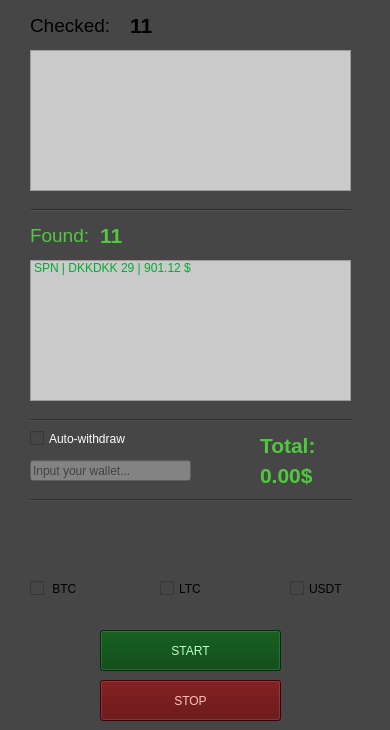
<?xml version="1.0" encoding="UTF-8"?>
<ui version="4.0">
 <class>MainWindow</class>
 <widget class="QMainWindow" name="MainWindow">
  <property name="geometry">
   <rect>
    <x>0</x>
    <y>0</y>
    <width>390</width>
    <height>730</height>
   </rect>
  </property>
  <property name="font">
   <font>
    <family>Montserrat Medium</family>
    <pointsize>10</pointsize>
    <weight>7</weight>
    <italic>false</italic>
    <bold>false</bold>
   </font>
  </property>
  <property name="windowTitle">
   <string>SGLS CryptoBrute v2.8</string>
  </property>
  <property name="styleSheet">
   <string notr="true">font: 57 10pt &quot;Montserrat Medium&quot;;
background-color: rgb(70, 70, 70);</string>
  </property>
  <widget class="QWidget" name="centralwidget">
   <widget class="QCheckBox" name="checkBox">
    <property name="geometry">
     <rect>
      <x>30</x>
      <y>580</y>
      <width>70</width>
      <height>17</height>
     </rect>
    </property>
    <property name="text">
     <string> BTC</string>
    </property>
   </widget>
   <widget class="QCheckBox" name="checkBox_2">
    <property name="geometry">
     <rect>
      <x>160</x>
      <y>580</y>
      <width>70</width>
      <height>17</height>
     </rect>
    </property>
    <property name="text">
     <string>LTC</string>
    </property>
   </widget>
   <widget class="QCheckBox" name="checkBox_3">
    <property name="geometry">
     <rect>
      <x>290</x>
      <y>580</y>
      <width>70</width>
      <height>17</height>
     </rect>
    </property>
    <property name="text">
     <string>USDT </string>
    </property>
   </widget>
   <widget class="QLabel" name="label">
    <property name="geometry">
     <rect>
      <x>290</x>
      <y>500</y>
      <width>61</width>
      <height>81</height>
     </rect>
    </property>
    <property name="text">
     <string>&lt;html&gt;&lt;head/&gt;&lt;body&gt;&lt;p&gt;&lt;img src=&quot;:/usdt/usdt.png&quot;/&gt;&lt;/p&gt;&lt;/body&gt;&lt;/html&gt;</string>
    </property>
    <property name="scaledContents">
     <bool>true</bool>
    </property>
   </widget>
   <widget class="QLabel" name="label_2">
    <property name="geometry">
     <rect>
      <x>160</x>
      <y>500</y>
      <width>61</width>
      <height>81</height>
     </rect>
    </property>
    <property name="text">
     <string>&lt;html&gt;&lt;head/&gt;&lt;body&gt;&lt;p&gt;&lt;img src=&quot;:/usdt/ltc.png&quot;/&gt;&lt;/p&gt;&lt;/body&gt;&lt;/html&gt;</string>
    </property>
    <property name="scaledContents">
     <bool>true</bool>
    </property>
   </widget>
   <widget class="QLabel" name="label_3">
    <property name="geometry">
     <rect>
      <x>30</x>
      <y>500</y>
      <width>61</width>
      <height>81</height>
     </rect>
    </property>
    <property name="text">
     <string>&lt;html&gt;&lt;head/&gt;&lt;body&gt;&lt;p&gt;&lt;img src=&quot;:/usdt/btc.png&quot;/&gt;&lt;/p&gt;&lt;/body&gt;&lt;/html&gt;</string>
    </property>
    <property name="scaledContents">
     <bool>true</bool>
    </property>
   </widget>
   <widget class="QPushButton" name="startBtn">
    <property name="geometry">
     <rect>
      <x>100</x>
      <y>630</y>
      <width>181</width>
      <height>41</height>
     </rect>
    </property>
    <property name="styleSheet">
     <string notr="true">color: rgb(192, 255, 198);
background-color: rgb(0, 65, 9);
border-color: rgb(255, 255, 255);</string>
    </property>
    <property name="text">
     <string>START</string>
    </property>
   </widget>
   <widget class="QPushButton" name="stopBtn">
    <property name="geometry">
     <rect>
      <x>100</x>
      <y>680</y>
      <width>181</width>
      <height>41</height>
     </rect>
    </property>
    <property name="styleSheet">
     <string notr="true">color: rgb(255, 192, 193);
background-color: rgb(89, 0, 1);
border-color: rgb(255, 255, 255);</string>
    </property>
    <property name="text">
     <string>STOP</string>
    </property>
   </widget>
   <widget class="QListWidget" name="checked">
    <property name="geometry">
     <rect>
      <x>30</x>
      <y>260</y>
      <width>321</width>
      <height>141</height>
     </rect>
    </property>
    <property name="styleSheet">
     <string notr="true">background-color: rgb(202, 202, 202);
color: rgb(0, 171, 48);</string>
    </property>
    <item>
     <property name="text">
      <string>SPN | DKKDKK 29 | 901.12 $</string>
     </property>
    </item>
   </widget>
   <widget class="Line" name="line">
    <property name="geometry">
     <rect>
      <x>30</x>
      <y>200</y>
      <width>321</width>
      <height>20</height>
     </rect>
    </property>
    <property name="orientation">
     <enum>Qt::Horizontal</enum>
    </property>
   </widget>
   <widget class="QLabel" name="label_4">
    <property name="geometry">
     <rect>
      <x>30</x>
      <y>220</y>
      <width>71</width>
      <height>31</height>
     </rect>
    </property>
    <property name="styleSheet">
     <string notr="true">color: rgb(79, 201, 62);</string>
    </property>
    <property name="text">
     <string>&lt;html&gt;&lt;head/&gt;&lt;body&gt;&lt;p&gt;&lt;span style=&quot; font-size:14pt;&quot;&gt;Found: &lt;/span&gt;</string>
    </property>
   </widget>
   <widget class="QListWidget" name="operational">
    <property name="geometry">
     <rect>
      <x>30</x>
      <y>50</y>
      <width>321</width>
      <height>141</height>
     </rect>
    </property>
    <property name="styleSheet">
     <string notr="true">background-color: rgb(202, 202, 202);</string>
    </property>
    <property name="verticalScrollBarPolicy">
     <enum>Qt::ScrollBarAlwaysOff</enum>
    </property>
    <property name="horizontalScrollBarPolicy">
     <enum>Qt::ScrollBarAlwaysOff</enum>
    </property>
   </widget>
   <widget class="QLabel" name="label_5">
    <property name="geometry">
     <rect>
      <x>30</x>
      <y>10</y>
      <width>91</width>
      <height>31</height>
     </rect>
    </property>
    <property name="text">
     <string>&lt;html&gt;&lt;head/&gt;&lt;body&gt;&lt;p&gt;&lt;span style=&quot; font-size:14pt;&quot;&gt;Checked: &lt;/span&gt;</string>
    </property>
   </widget>
   <widget class="Line" name="line_2">
    <property name="geometry">
     <rect>
      <x>30</x>
      <y>410</y>
      <width>321</width>
      <height>20</height>
     </rect>
    </property>
    <property name="orientation">
     <enum>Qt::Horizontal</enum>
    </property>
   </widget>
   <widget class="QLabel" name="foundText">
    <property name="geometry">
     <rect>
      <x>100</x>
      <y>220</y>
      <width>101</width>
      <height>31</height>
     </rect>
    </property>
    <property name="styleSheet">
     <string notr="true">color: rgb(11, 171, 0)</string>
    </property>
    <property name="text">
     <string>&lt;html&gt;&lt;head/&gt;&lt;body&gt;&lt;p&gt;&lt;span style=&quot; font-size:16pt; font-weight:600; color:#4fc93e;&quot;&gt;11&lt;/span&gt;&lt;/p&gt;&lt;/body&gt;&lt;/html&gt;</string>
    </property>
   </widget>
   <widget class="QLabel" name="cgcheckedText">
    <property name="geometry">
     <rect>
      <x>130</x>
      <y>10</y>
      <width>221</width>
      <height>31</height>
     </rect>
    </property>
    <property name="text">
     <string>&lt;html&gt;&lt;head/&gt;&lt;body&gt;&lt;p&gt;&lt;span style=&quot; font-size:16pt; font-weight:600; color:#000000;&quot;&gt;11&lt;/span&gt;&lt;/p&gt;&lt;/body&gt;&lt;/html&gt;</string>
    </property>
   </widget>
   <widget class="Line" name="line_3">
    <property name="geometry">
     <rect>
      <x>30</x>
      <y>490</y>
      <width>321</width>
      <height>20</height>
     </rect>
    </property>
    <property name="orientation">
     <enum>Qt::Horizontal</enum>
    </property>
   </widget>
   <widget class="QCheckBox" name="autoWithdrawCheckBox">
    <property name="geometry">
     <rect>
      <x>30</x>
      <y>430</y>
      <width>121</width>
      <height>17</height>
     </rect>
    </property>
    <property name="styleSheet">
     <string notr="true">color: rgb(255, 255, 255);</string>
    </property>
    <property name="text">
     <string>Auto-withdraw</string>
    </property>
   </widget>
   <widget class="QLineEdit" name="lineEdit">
    <property name="geometry">
     <rect>
      <x>30</x>
      <y>460</y>
      <width>161</width>
      <height>21</height>
     </rect>
    </property>
    <property name="styleSheet">
     <string notr="true">background-color: rgb(131, 131, 131);</string>
    </property>
    <property name="placeholderText">
     <string>Input your wallet...</string>
    </property>
   </widget>
   <widget class="QLabel" name="label_6">
    <property name="geometry">
     <rect>
      <x>155</x>
      <y>431</y>
      <width>21</width>
      <height>21</height>
     </rect>
    </property>
    <property name="text">
     <string>&lt;html&gt;&lt;head/&gt;&lt;body&gt;&lt;p&gt;&lt;img src=&quot;:/usdt/savelittle.png&quot;/&gt;&lt;br/&gt;&lt;/p&gt;&lt;/body&gt;&lt;/html&gt;</string>
    </property>
    <property name="scaledContents">
     <bool>true</bool>
    </property>
   </widget>
   <widget class="QLabel" name="totalWithdrawed">
    <property name="geometry">
     <rect>
      <x>260</x>
      <y>430</y>
      <width>71</width>
      <height>31</height>
     </rect>
    </property>
    <property name="styleSheet">
     <string notr="true">color: rgb(79, 201, 62);</string>
    </property>
    <property name="text">
     <string>&lt;html&gt;&lt;head/&gt;&lt;body&gt;&lt;p&gt;&lt;span style=&quot; font-size:16pt; font-weight:600;&quot;&gt;Total:&lt;/span&gt;&lt;/p&gt;&lt;/body&gt;&lt;/html&gt;</string>
    </property>
   </widget>
   <widget class="QLabel" name="totalWithdrawedSum">
    <property name="geometry">
     <rect>
      <x>260</x>
      <y>460</y>
      <width>121</width>
      <height>31</height>
     </rect>
    </property>
    <property name="styleSheet">
     <string notr="true">color: rgb(79, 201, 62);</string>
    </property>
    <property name="text">
     <string>&lt;html&gt;&lt;head/&gt;&lt;body&gt;&lt;p&gt;&lt;span style=&quot; font-size:16pt; font-weight:600;&quot;&gt;0.00$&lt;/span&gt;&lt;/p&gt;&lt;/body&gt;&lt;/html&gt;</string>
    </property>
   </widget>
  </widget>
 </widget>
 <resources>
  <include location="E:/logs/pls1.qrc"/>
 </resources>
 <connections/>
</ui>
